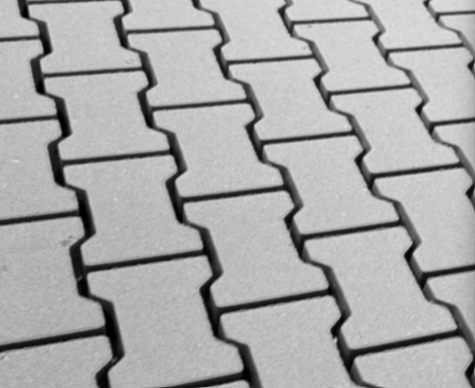
#> input picture example2.png, 475 x 388 px
$ python progowanie.py
#> lines starting #> are read from the running program, lines starting #| are printed output that depends on the picture; after the words box and inside, x2 and y2 are one past the last pixel; in counts of white or black regions, pixels touching at a corner belong together
import cv2

image = cv2.imread('example2.png')
#> image is the input picture: shape (388, 475, 3); min 0, max 226, mean 169.9
if image is None:
    print("Nie można załadować obrazu.")
    exit()

gray = cv2.cvtColor(image, cv2.COLOR_BGR2GRAY)

(T30, thresh30) = cv2.threshold(gray, 30, 255, cv2.THRESH_BINARY)
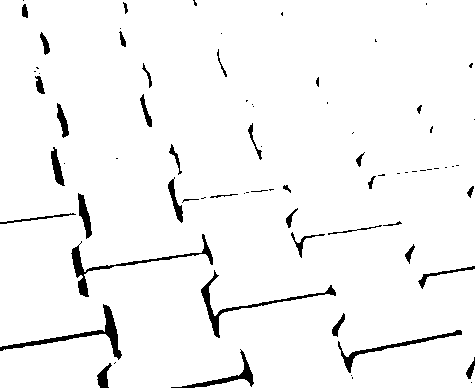
#> thresh30: shape (388, 475); 96.3% white; 77 black regions (40 under 20 px), largest, box (x1, y1, x2, y2) and area: (0, 304, 122, 360) 877, (71, 234, 213, 297) 834, (201, 270, 336, 338) 756
(T100, thresh100) = cv2.threshold(gray, 100, 255, cv2.THRESH_BINARY)
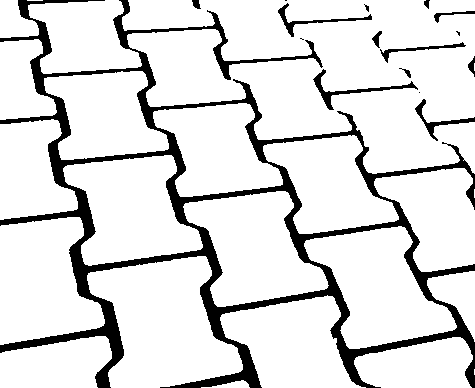
#> thresh100: shape (388, 475); 86.8% white; 16 black regions (5 under 20 px), largest, box (x1, y1, x2, y2) and area: (0, 0, 475, 388) 22204, (313, 69, 418, 110) 554, (278, 3, 372, 37) 402
(T200, thresh200) = cv2.threshold(gray, 200, 255, cv2.THRESH_BINARY)
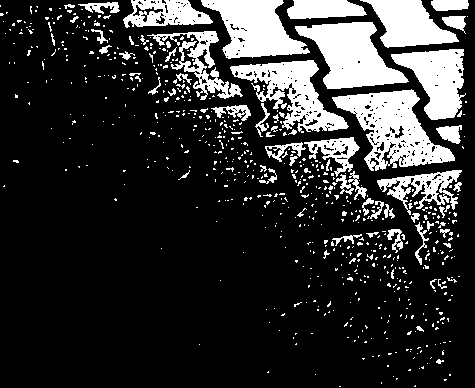
#> thresh200: shape (388, 475); 19.4% white; 675 white regions (602 under 20 px), largest, box (x1, y1, x2, y2) and area: (332, 89, 455, 171) 4633, (295, 22, 409, 89) 4180, (201, 0, 310, 59) 3702

cv2.imshow("Progowanie T = 30", thresh30)
cv2.imshow("Progowanie T = 100", thresh100)
cv2.imshow("Progowanie T = 200", thresh200)

cv2.waitKey(0)
cv2.destroyAllWindows()

$ run again, with example5.png copied over example2.png
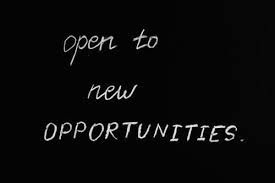
#> input picture example5.png, 275 x 183 px
#> image is the input picture: shape (183, 275, 3); min 0, max 254, mean 10.5
#> `(T30, thresh30) = cv2.threshold(gray, 30, 255, cv2.THRESH_BINARY)`:
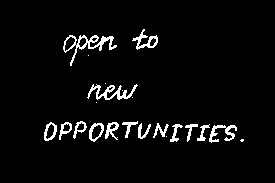
#> thresh30: shape (183, 275); 4.3% white in thin lines or dots, all inside (x1, y1, x2, y2) = (44, 29, 244, 143)
#> thresh100: shape (183, 275); 2.9% white in thin lines or dots, all inside (x1, y1, x2, y2) = (44, 29, 243, 142)
#> `(T200, thresh200) = cv2.threshold(gray, 200, 255, cv2.THRESH_BINARY)`:
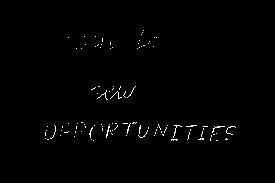
#> thresh200: shape (183, 275); 0.83% white in thin lines or dots, all inside (x1, y1, x2, y2) = (45, 30, 236, 141)
